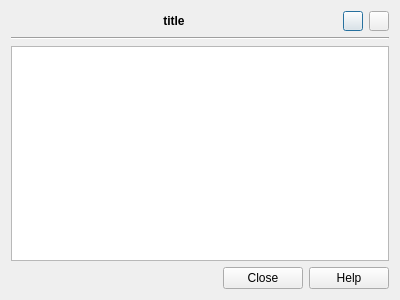
<?xml version="1.0" encoding="UTF-8"?>
<ui version="4.0">
 <class>Core::Internal::SimpleTextDialog</class>
 <widget class="QDialog" name="Core::Internal::SimpleTextDialog">
  <property name="geometry">
   <rect>
    <x>0</x>
    <y>0</y>
    <width>400</width>
    <height>300</height>
   </rect>
  </property>
  <property name="windowTitle">
   <string>Dialog</string>
  </property>
  <layout class="QGridLayout" name="gridLayout">
   <item row="0" column="0">
    <layout class="QHBoxLayout" name="horizontalLayout_2">
     <item>
      <widget class="QLabel" name="label">
       <property name="sizePolicy">
        <sizepolicy hsizetype="Expanding" vsizetype="Preferred">
         <horstretch>0</horstretch>
         <verstretch>0</verstretch>
        </sizepolicy>
       </property>
       <property name="font">
        <font>
         <weight>75</weight>
         <bold>true</bold>
        </font>
       </property>
       <property name="text">
        <string>title</string>
       </property>
       <property name="alignment">
        <set>Qt::AlignCenter</set>
       </property>
      </widget>
     </item>
     <item>
      <widget class="QPushButton" name="zoomIn">
       <property name="minimumSize">
        <size>
         <width>20</width>
         <height>20</height>
        </size>
       </property>
       <property name="maximumSize">
        <size>
         <width>20</width>
         <height>20</height>
        </size>
       </property>
       <property name="text">
        <string/>
       </property>
      </widget>
     </item>
     <item>
      <widget class="QPushButton" name="zoomOut">
       <property name="minimumSize">
        <size>
         <width>20</width>
         <height>20</height>
        </size>
       </property>
       <property name="maximumSize">
        <size>
         <width>20</width>
         <height>20</height>
        </size>
       </property>
       <property name="text">
        <string/>
       </property>
      </widget>
     </item>
    </layout>
   </item>
   <item row="1" column="0">
    <widget class="Line" name="line">
     <property name="orientation">
      <enum>Qt::Horizontal</enum>
     </property>
    </widget>
   </item>
   <item row="2" column="0">
    <widget class="QTextBrowser" name="textBrowser"/>
   </item>
   <item row="3" column="0">
    <widget class="QDialogButtonBox" name="buttonBox">
     <property name="orientation">
      <enum>Qt::Horizontal</enum>
     </property>
     <property name="standardButtons">
      <set>QDialogButtonBox::Close|QDialogButtonBox::Help</set>
     </property>
    </widget>
   </item>
  </layout>
 </widget>
 <resources/>
 <connections>
  <connection>
   <sender>buttonBox</sender>
   <signal>accepted()</signal>
   <receiver>Core::Internal::SimpleTextDialog</receiver>
   <slot>accept()</slot>
   <hints>
    <hint type="sourcelabel">
     <x>248</x>
     <y>254</y>
    </hint>
    <hint type="destinationlabel">
     <x>157</x>
     <y>274</y>
    </hint>
   </hints>
  </connection>
  <connection>
   <sender>buttonBox</sender>
   <signal>rejected()</signal>
   <receiver>Core::Internal::SimpleTextDialog</receiver>
   <slot>reject()</slot>
   <hints>
    <hint type="sourcelabel">
     <x>316</x>
     <y>260</y>
    </hint>
    <hint type="destinationlabel">
     <x>286</x>
     <y>274</y>
    </hint>
   </hints>
  </connection>
 </connections>
</ui>
